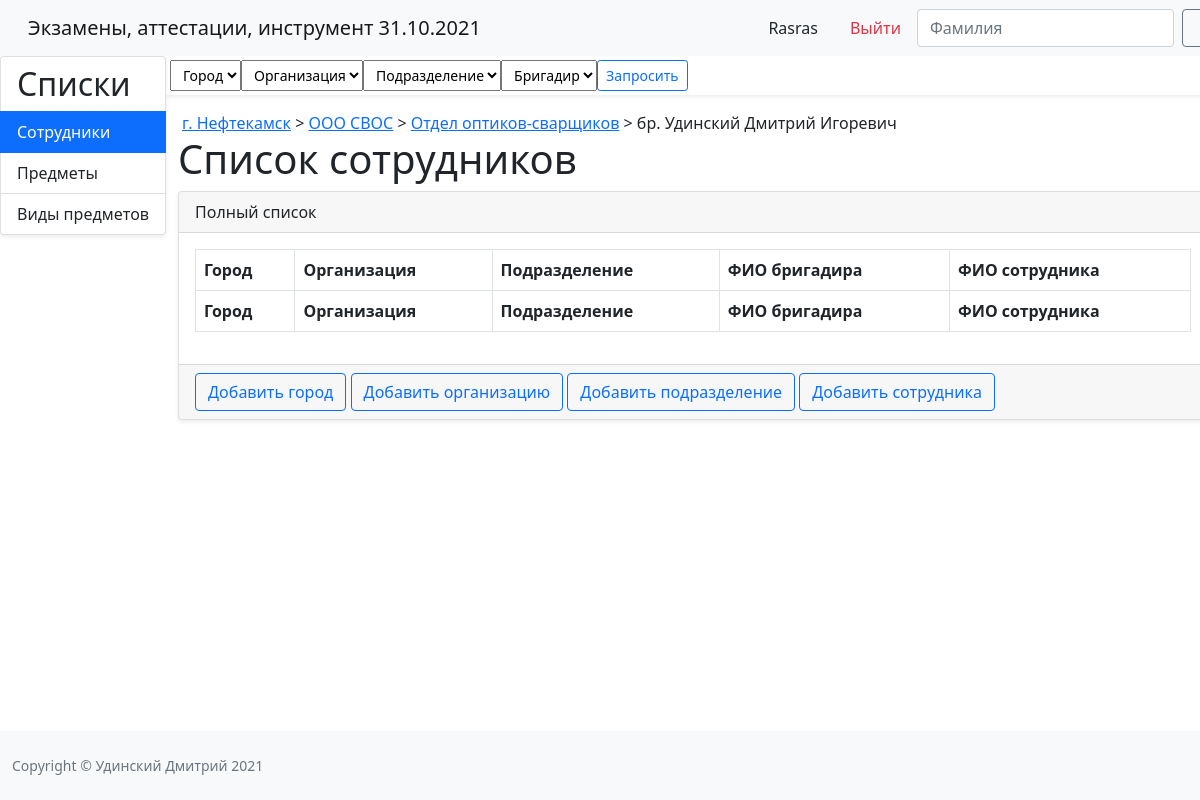
Before: /workers/ (signed in) with the older database file.
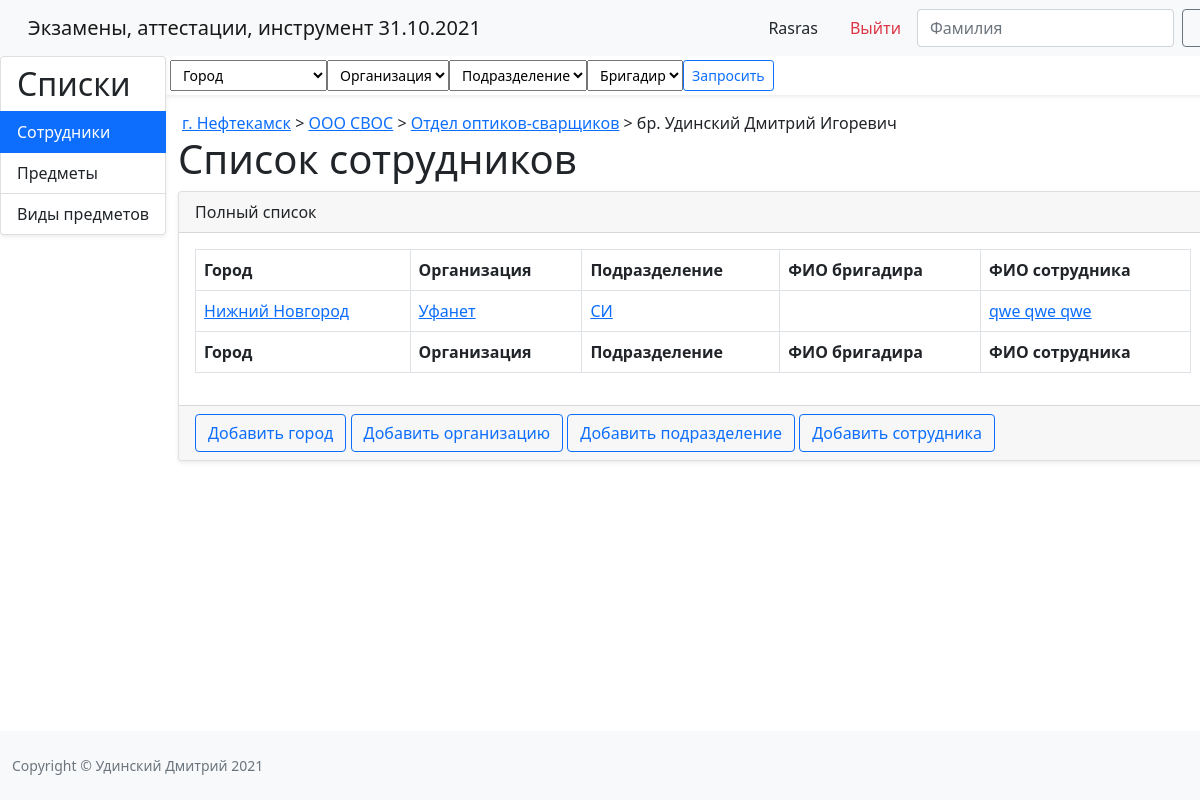
After: the same page with the newer database file.
### authapp/models.py (models this page shows, shortened)
class CustomUser(AbstractUser):
    photo = models.ImageField('Фото', upload_to='photo', blank=True)
    full_name = models.CharField('ФИО', max_length=256, default='')
    number = models.IntegerField('Табельный номер', default=0)
    telegram_id = models.IntegerField('Telegram ID', null=True)
    @property
    def is_linked(self):
        return self.workermodel_set.filter(is_active=True).exists()

### workersapp/models.py (models this page shows, shortened)
class WorkerModel(models.Model):
    departament = models.ForeignKey(DepartamentModel, on_delete=models.CASCADE)
    linked_user = models.ForeignKey(get_user_model(),
                                    on_delete=models.SET_NULL,
                                    blank=True, null=True)
    brig = models.ForeignKey('self',
                             on_delete=models.PROTECT,
                             limit_choices_to={'is_brig': True},
                             blank=True, null=True)
    name = models.CharField('ФИО сотрудника', max_length=256)
    number = models.IntegerField('Табельный номер', default=0)
    description = models.TextField('Примечание', blank=True)
    is_brig = models.BooleanField('Бригадир', default=False)
    is_company_leader = models.BooleanField('Руководитель орг.', default=False)
    is_departament_leader = models.BooleanField('Руководитель подр.', default=False)
    is_active = models.BooleanField('Активен', default=True)
    @property
    def status(self):
        items = self.itemmodel_set.filter(is_active=True)
        result = 0
        for item in items:
            status = item.status
            if status > result:
                result = status
                if result == 3:
                    break
        return result
    class Meta:
        verbose_name = 'Сотрудник'
        verbose_name_plural = 'Сотрудники'
        ordering = ['name']

class DepartamentModel(models.Model):
    company = models.ForeignKey(CompanyModel, on_delete=models.CASCADE)
    name = models.CharField('Подразделение', max_length=256)
    description = models.TextField('Примечание', blank=True)
    photo = models.ImageField('Фото', upload_to='departament_images', blank=True)
    is_active = models.BooleanField('Активен', default=True)
    class Meta:
        verbose_name = 'Подразделение'
        verbose_name_plural = 'Подразделения'
        ordering = ['name']

class CompanyModel(models.Model):
    city = models.ForeignKey(CityModel, on_delete=models.CASCADE)
    name = models.CharField('Организация', max_length=256)
    description = models.TextField('Примечание', blank=True)
    photo = models.ImageField('Фото', upload_to='company_images', blank=True)
    is_active = models.BooleanField('Активен', default=True)
    class Meta:
        verbose_name = 'Организация'
        verbose_name_plural = 'Организации'
        ordering = ['name']

class CityModel(models.Model):
    name = models.CharField('Филиал', max_length=256)
    description = models.TextField('Примечание', blank=True)
    photo = models.ImageField('Фото', upload_to='city_images', blank=True)
    is_active = models.BooleanField('Активен', default=True)
    class Meta:
        verbose_name = 'Филиал'
        verbose_name_plural = 'Филиалы'
        ordering = ['name']

### workersapp/views.py (the view)
# urls.py: path('workers/', include('workersapp.urls', namespace='workers')),
def workers(request):
    print(request.user.is_linked)
    worker_list = WorkerModel.objects.filter(is_active=True)
    city_list = CityModel.objects.filter(is_active=True)
    company_list = CompanyModel.objects.filter(is_active=True)
    departament_list = DepartamentModel.objects.filter(is_active=True)
    brigadier_list = WorkerModel.objects.filter(is_brig=True, is_active=True)
    context = {'page_title': 'список сотрудников',
               'cities': city_list,
               'companies': company_list,
               'departaments': departament_list,
               'brigadiers': brigadier_list,
               'workers': worker_list,
               'today': today(),
               }
    return render(request, 'workersapp/workers.html', context)

### workersapp/views.py (called while the page is built)
def today():
    to_day = datetime.now() + timedelta(hours=5)
    return date(to_day.year, to_day.month, to_day.day)

### workersapp/templates/workersapp/workers.html (shortened to what this page needs)
{% extends 'base.html' %}
{% load static %}
{% block content %}
    <div class="flex-grow-1">
        <ul class="nav shadow-sm">
            <div class="d-flex mt-1 ms-1 mb-1">
                {% include 'includes/brig_checker.html' %}
                <li class="nav-item">
                    <a href="#" class="btn btn-outline-primary btn-sm">Запросить</a>
                </li>
            </div>
        </ul>
        <p class="ms-3 mt-3 mb-0">
            <a href="departaments.html">г. Нефтекамск</a> > <a href="departaments.html">ООО СВОС</a> >
            <a href="departaments.html">Отдел оптиков-сварщиков</a> > бр. Удинский Дмитрий Игоревич
        </p>
        <div id="layoutSidenav_content">
            <main>
                <div class="container-fluid">
                    <h1 class="">Список сотрудников</h1>
                    <div class="card mb-4 shadow-sm">
                        <div class="card-header">
                             Полный список
                        </div>
                        <div class="card-body">
                            <div class="table-responsive">
                                <table class="table table-bordered" id="dataTable" width="100%" cellspacing="0">
                                    <thead>
                                    <tr>
                                        <th>Город</th>
                                        <th>Организация</th>
                                        <th>Подразделение</th>
                                        <th>ФИО бригадира</th>
                                        <th>ФИО сотрудника</th>
                                    </tr>
                                    </thead>
                                    <tfoot>
                                    <tr>
                                        <th>Город</th>
                                        <th>Организация</th>
                                        <th>Подразделение</th>
                                        <th>ФИО бригадира</th>
                                        <th>ФИО сотрудника</th>
                                    </tr>
                                    </tfoot>
                                    <tbody>
                                    {% for worker in workers %}
                                        <tr>
                                            <td><a href="city_form.html">
                                                {{ worker.departament.company.city.name }}
                                            </a></td>
                                            <td>
                                                <a href="company_form.html">{{ worker.departament.company.name }}</a>
                                            </td>
                                            <td>
                                                <a href="departament_form.html">{{ worker.departament.name }}</a>
                                            </td>
                                            <td>
                                            </td>
                                            <td>
                                                <a href="items.html">{{ worker.name }}</a>
                                            </td>
                                        </tr>
                                    {% endfor %}
                                    </tbody>
                                </table>
                            </div>
                        </div>
                        <div class="card-footer">
                            <a href="city_form.html" class="btn btn-outline-primary">Добавить город</a>
                            <a href="company_form.html" class="btn btn-outline-primary">Добавить организацию</a>
                            <a href="departament_form.html" class="btn btn-outline-primary">Добавить подразделение</a>
                            <a href="profile.html" class="btn btn-outline-primary">Добавить сотрудника</a>
                        </div>
                    </div>
                </div>
            </main>
        </div>
    </div>
{% endblock %}

### templates/base.html (shortened to what this page needs)
{% load static %}
<!DOCTYPE html>
<html lang="ru">
<head>
    {% block css %}
        <link href="{% static 'css/bootstrap.min.css' %}" rel="stylesheet">
        <link href="{% static 'css/all.css' %}" rel="stylesheet">
    {% endblock %}
</head>
<body class="wrapper">
<div class="top">
    <nav class="navbar navbar-expand-lg navbar-light bg-light">
        <div class="container-fluid">
            <a class="navbar-brand" href="{% url 'main:index' %}">Экзамены, аттестации,
                инструмент {{ today|date:'d.m.Y' }}</a>
            <div class="collapse navbar-collapse" id="navbarSupportedContent">
                <ul class="nav nav-pills ms-auto">
                    {% if user.is_authenticated %}
                        <li class="nav-item">
                            <a class="nav-link userprofile text-body" href="{% url 'auth:profile' %}">
                                {{ user.username|title }}
                            </a>
                        </li>
                        <li class="nav-item">
                            <a class="nav-link text-danger" href="{% url 'auth:logout' %}">
                                Выйти
                            </a>
                        </li>
                    {% endif %}
                </ul>
                <form class="d-flex">
                    <input class="form-control me-2" type="search" placeholder="Фамилия" aria-label="Search">
                    <button class="btn btn-outline-secondary" type="submit"></button>
                </form>
            </div>
        </div>
    </nav>
    <div class="d-flex page-content">
        <div class="sidemenu">
            <div class="list-group shadow-sm">
                <h2 class="list-group-item mb-0">Списки</h2>
                {% if user.is_authenticated %}
                    <a href="{% url 'workers:index' %}" class="list-group-item
                    {% if page_title == 'список сотрудников' %}
                    active
                    {% endif %}
                    ">
                        Сотрудники
                    </a>
                    <a href="{% url 'main:items' %}" class="list-group-item
                ">
                        Предметы
                    </a>
                    <a href="{% url 'itemtypes:index' %}" class="list-group-item
                ">
                        Виды&nbspпредметов
                    </a>
                {% else %}
                    <a href="{% url 'auth:login' %}" class="list-group-item">
                        Авторизуйтесь
                    </a>
                {% endif %}
            </div>
        </div>
        {% block content %}
        {% endblock %}
    </div>
</div>
<footer class="py-4 bg-light mt-auto">
    <div class="container-fluid">
        <div class="d-flex align-items-center justify-content-between small">
            <div class="text-muted">Copyright &copy; Удинский Дмитрий 2021</div>
        </div>
    </div>
</footer>
</body>
</html>

### templates/includes/brig_checker.html (shortened to what this page needs)
<li class="nav-item dropdown">
    <select class="form-select-sm">
        <option selected>Город</option>
    </select>
</li>
<li class="nav-item dropdown">
    <select class="form-select-sm">
        <option selected>Организация</option>
    </select>
</li>
<li class="nav-item dropdown">
    <select class="form-select-sm">
        <option selected>Подразделение</option>
    </select>
</li>
<li class="nav-item dropdown">
    <select class="form-select-sm">
        <option selected>Бригадир</option>
    </select>
</li>

### static/css/all.css (style rules this page uses)
* { margin: 0; padding: 0; }
.wrapper { min-height: 100vh; min-width: 1220px; display: flex; flex-direction: column; }
.top { flex-grow: 1; }

Changed rows visible on the page:
added WorkerModel: departament.company.city.name "Нижний Новгород", departament.company.name "Уфанет", departament.name "СИ", name "qwe qwe qwe"
